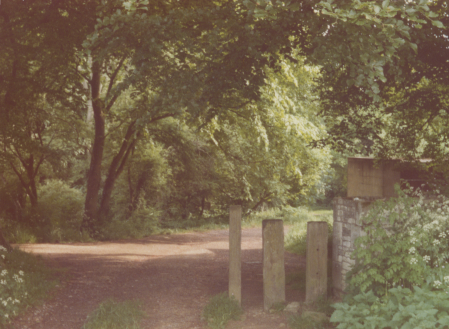
%> input picture Assignment 3/lowcon.jpg, 449 x 329 px
$ octave exercise1_assignment3d.m   (GNU Octave 9; MATLAB toolbox functions it lacks are replaced by stand-ins)
%> lines starting %> are read from the running program, lines starting %| are printed output that depends on the picture
% Change the current folder to m file one
if(~isdeployed)
	cd(fileparts(which(mfilename)));
end
clc;	% Clear command window.
clear;	% Delete all variables.
close all;	% Close all figure windows except those created by imtool.
imtool close all;	% Close all figure windows created by imtool.
workspace;	% Make sure the workspace panel is showing.

[A,map] = imread('lowcon.jpg'); %Read image and converting to matrix
%> A is the input picture: size 329x449x3 uint8; mean R, G, B 119.3, 101.4, 76.9
%> map = []
hsvImage = rgb2hsv(A); %Convert image to hsv
%> hsvImage: size 329x449x3 double; mean H, S, V 0.0956, 0.365, 0.469
%Dividing image into hue satuaration and value channel
hueChannel = hsvImage(:,:,1);
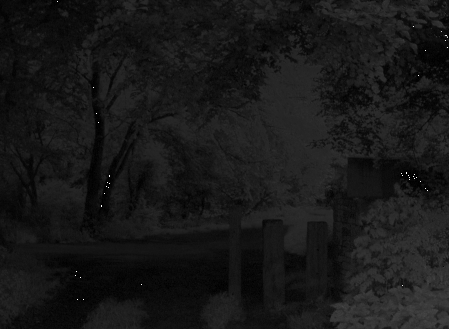
%> hueChannel: size 329x449 double; min 0, max 0.995, mean 0.0956
satChannel = hsvImage(:,:,2);
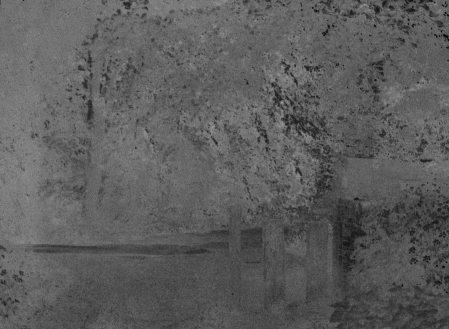
%> satChannel: size 329x449 double; min 0.0113, max 0.583, mean 0.365
valChannel = hsvImage(:,:,3);
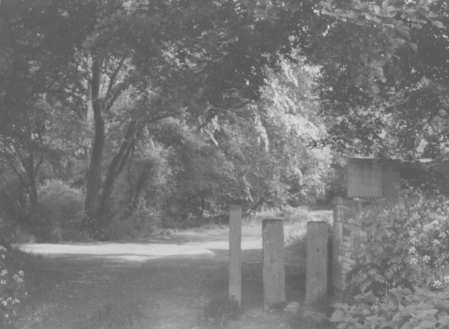
%> valChannel: size 329x449 double; min 0.337, max 0.855, mean 0.469
%Working on value channel to adjust intensity
v_min = min(valChannel(:));      % find the min. value of pixel in the image
%> v_min = 0.337
v_max = max(valChannel(:));      % find the max. value of pixel in the image
%> v_max = 0.855
s_max = 1;                       % Max Value in intensity is 1 [0,1] range
% The original formula is
% (valChannel-v_min) * ((s_max - s_min)/(v_max-v_min)) + s_min;
% Assuming s_min is 0 it is just a waste of time to put it in the operation
new_valChannel = (valChannel-v_min) * ((s_max)/(v_max-v_min));
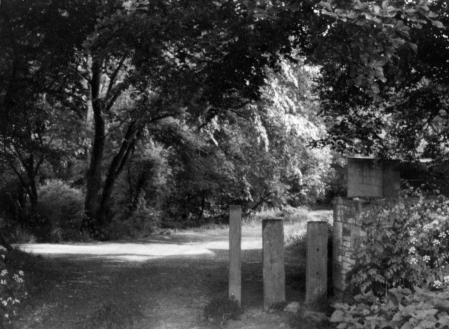
%> new_valChannel: size 329x449 double; min 0, max 1, mean 0.255
%Unify the 3 channels
hsvImage = cat(3,hueChannel,satChannel,new_valChannel);
%> hsvImage: size 329x449x3 double; mean H, S, V 0.0956, 0.365, 0.255
%Conversion to rgb
new_A = hsv2rgb(hsvImage);
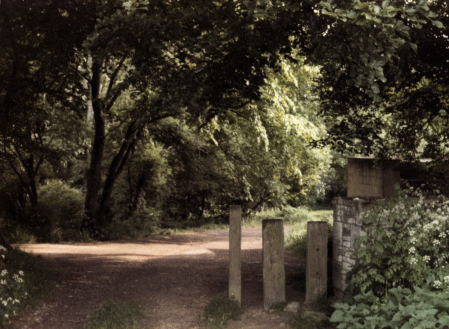
%> new_A: size 329x449x3 double; mean R, G, B 0.254, 0.224, 0.169
%Print out
figure(1)
subplot(1,2,1); imshow(A); title('Original Image');
subplot(1,2,2); imshow(new_A);title('Processed Image with HSV contrast stretching');

$ run again, with Assignment 3/trucks.jpg copied over Assignment 3/lowcon.jpg
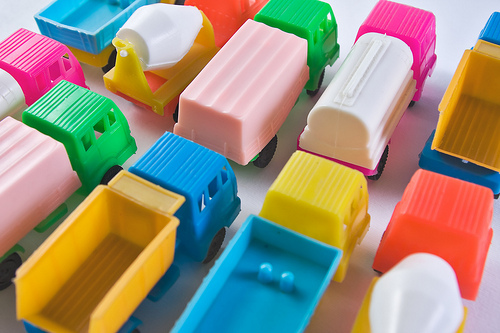
%> input picture Assignment 3/trucks.jpg, 500 x 333 px
%> A is the input picture: size 333x500x3 uint8; mean R, G, B 154.9, 144.4, 124.9
%> map = []
%> `satChannel = hsvImage(:,:,2);`:
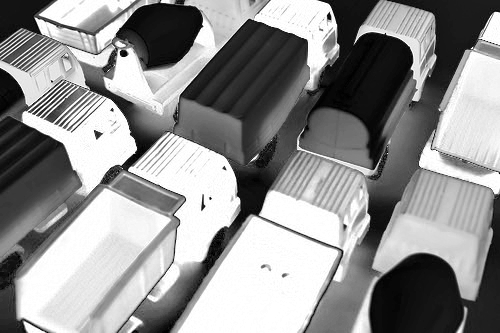
%> satChannel: size 333x500 double; min 0, max 1, mean 0.568
%> `valChannel = hsvImage(:,:,3);`:
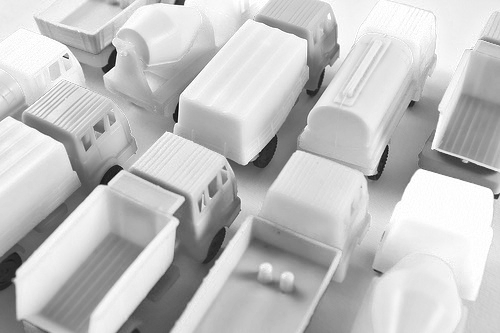
%> valChannel: size 333x500 double; min 0.0235, max 1, mean 0.758
%> v_min = 0.0235
%> v_max = 1
